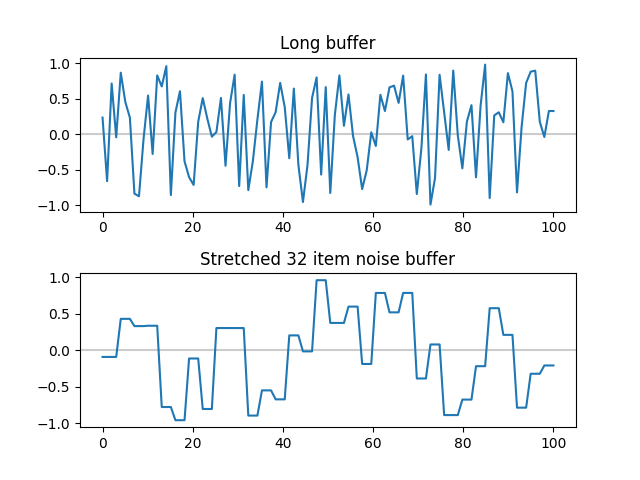

The Python source for this figure:
import random

import numpy as np
import matplotlib.pyplot as plt


X_LENGTH = 100
BUFFER_LENGTH = 32
X_AXIS_COLOR = '#cccccc'


def my_random():
    return random.random() * 2 - 1


class LowPitchGenerator:
    def __init__(self):
        self.buffer = [my_random() for x in range(BUFFER_LENGTH)]

    def __call__(self, x):
        idx = x / float(X_LENGTH + 1)
        return self.buffer[int(idx * BUFFER_LENGTH)]


x1 = np.linspace(0.0, X_LENGTH, X_LENGTH)

y1 = [my_random() for x in x1]


generator = LowPitchGenerator()
y2 = [generator(x) for x in x1]

plt.subplots_adjust(hspace=0.4)

plt.subplot(2, 1, 1)
plt.title('Long buffer')
line = plt.axhline()
line.set_c(X_AXIS_COLOR)
plt.plot(x1, y1)

plt.subplot(2, 1, 2)
plt.title('Stretched 32 item noise buffer')
line = plt.axhline()
line.set_c(X_AXIS_COLOR)
plt.plot(x1, y2)

plt.savefig('noises.png')
